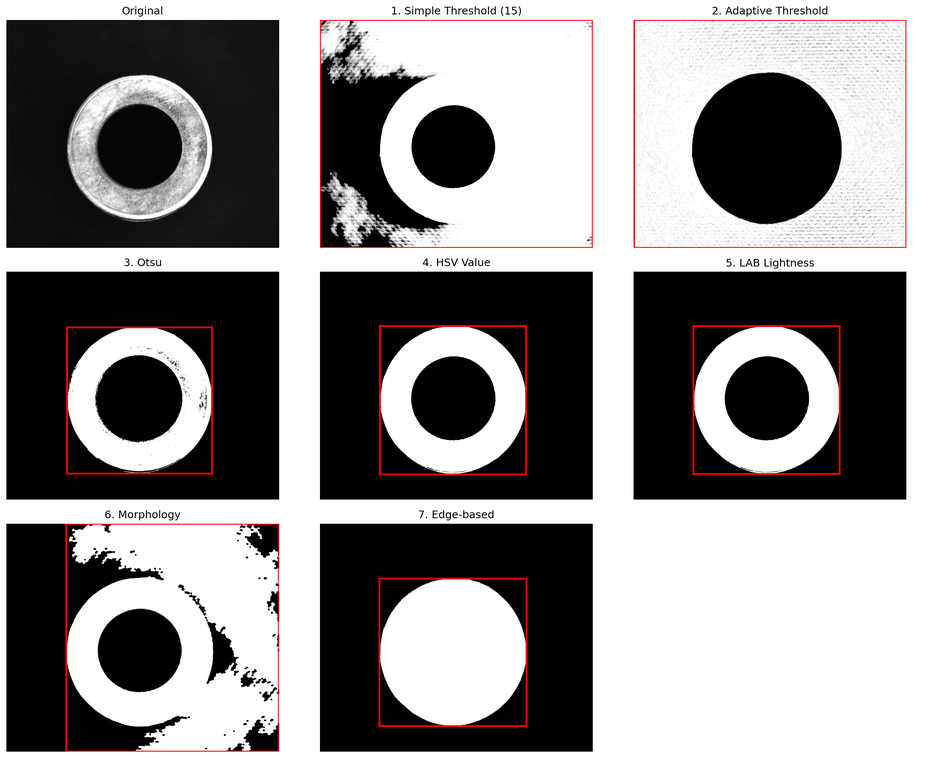
#> input picture oring_detection_test_Image_20260130155645509.png, 931 x 758 px, shrunk from 2191 x 1783 before the run
$ python -i unroll_oring.py   (imports and definitions only)
#> lines starting #> are read from the running program, lines starting #| are printed output that depends on the picture; after the words box and inside, x2 and y2 are one past the last pixel; in counts of white or black regions, pixels touching at a corner belong together
"""
O-Ring Unrolling — Convert circular O-ring images to linear strips.

Reads full-resolution (2448×2048) or binned O-ring images, detects the
annular ring via background subtraction, fits inner/outer circles, and
uses OpenCV polar warp to produce a rectangular strip:

    width  = circumference at mean radius  (≈ 2π × mean_r)
    height = ring wall thickness + padding

The strip is saved as a PNG alongside a JSON metadata file that records
the transformation parameters so coordinates can be mapped back.

Folders processed (from Original Data/):
    good, notok, notok2, model1good, model1defect, model1defect2

Usage:
    python unroll_oring.py                       # process all
    python unroll_oring.py --folders good notok   # selective

Author: GitHub Copilot
Date: February 17, 2026
"""

import cv2
import numpy as np
import os
import json
import math
import argparse
from pathlib import Path
from typing import Optional, Tuple, Dict


# ═══════════════════════════════════════════════════════════════════════════
#  Configuration
# ═══════════════════════════════════════════════════════════════════════════

SOURCE_ROOT = Path(r"F:\standard elastomers\Original Data")
OUTPUT_ROOT = Path(r"F:\standard elastomers\oring_linear_patches")

FOLDERS = ["good", "notok", "notok2", "model1good", "model1defect", "model1defect2"]

# Extra pixels above/below the ring wall to include in the strip
RADIAL_PADDING = 20


# ═══════════════════════════════════════════════════════════════════════════
#  O-Ring detection helpers (adapted from rework/inspection_gui.py)
# ═══════════════════════════════════════════════════════════════════════════

def _largest_component(binary: np.ndarray) -> np.ndarray:
    n, labels, stats, _ = cv2.connectedComponentsWithStats(binary, 8)
    if n <= 1:
        return binary
    best = 1 + int(np.argmax(stats[1:, cv2.CC_STAT_AREA]))
    out = np.zeros_like(binary)
    out[labels == best] = 255
    return out


def auto_bg_value(image: np.ndarray, margin: int = 80) -> int:
    """Estimate background intensity from the four image corners."""
    gray = cv2.cvtColor(image, cv2.COLOR_BGR2GRAY)
    h, w = gray.shape
    corners = np.concatenate([
        gray[:margin, :margin].ravel(),
        gray[:margin, w - margin:].ravel(),
        gray[h - margin:, :margin].ravel(),
        gray[h - margin:, w - margin:].ravel(),
    ])
    return int(np.median(corners))


def build_mask(image: np.ndarray, bg_value: int = 20, threshold: int = 30) -> np.ndarray:
    """Background subtraction → binary mask of the o-ring."""
    gray = cv2.cvtColor(image, cv2.COLOR_BGR2GRAY)
    diff = cv2.absdiff(gray, np.full_like(gray, bg_value))
    _, binary = cv2.threshold(diff, threshold, 255, cv2.THRESH_BINARY)

    if np.mean(binary == 255) > 0.75:
        binary = cv2.bitwise_not(binary)

    k = cv2.getStructuringElement(cv2.MORPH_ELLIPSE, (7, 7))
    binary = cv2.morphologyEx(binary, cv2.MORPH_CLOSE, k, iterations=2)
    binary = cv2.morphologyEx(binary, cv2.MORPH_OPEN, k, iterations=1)
    return _largest_component(binary)


def find_contours(mask: np.ndarray):
    """Return (outer, inner) contours of the ring, or (None, None)."""
    contours, hierarchy = cv2.findContours(
        mask, cv2.RETR_CCOMP, cv2.CHAIN_APPROX_SIMPLE)
    if not contours or hierarchy is None:
        return None, None

    areas = [cv2.contourArea(c) for c in contours]
    outer_idx = int(np.argmax(areas))
    outer = contours[outer_idx]

    inner = None
    for i, h in enumerate(hierarchy[0]):
        if h[3] == outer_idx:
            if inner is None or cv2.contourArea(contours[i]) > cv2.contourArea(inner):
                inner = contours[i]
    return outer, inner


# ═══════════════════════════════════════════════════════════════════════════
#  Unrolling
# ═══════════════════════════════════════════════════════════════════════════

def detect_ring_geometry(image: np.ndarray) -> Optional[Dict]:
    """
    Detect the O-ring and return geometry dict:
        center_x, center_y, inner_radius, outer_radius
    Returns None on failure.
    """
    bg = auto_bg_value(image)
    mask = build_mask(image, bg_value=bg, threshold=30)
    outer, inner = find_contours(mask)

    if outer is None or inner is None:
        # Fallback: try Otsu on grayscale
        gray = cv2.cvtColor(image, cv2.COLOR_BGR2GRAY)
        _, binary = cv2.threshold(gray, 0, 255, cv2.THRESH_BINARY + cv2.THRESH_OTSU)
        binary = _largest_component(binary)
        outer, inner = find_contours(binary)
        if outer is None or inner is None:
            return None

    (ox, oy), orad = cv2.minEnclosingCircle(outer)
    (ix, iy), irad = cv2.minEnclosingCircle(inner)

    # Use midpoint of outer and inner centers as ring center
    cx = (ox + ix) / 2.0
    cy = (oy + iy) / 2.0

    return {
        "center_x": float(cx),
        "center_y": float(cy),
        "inner_radius": float(irad),
        "outer_radius": float(orad),
        "outer_center": (float(ox), float(oy)),
        "inner_center": (float(ix), float(iy)),
    }


def unroll_oring(image: np.ndarray,
                 cx: float, cy: float,
                 r_inner: float, r_outer: float,
                 radial_padding: int = RADIAL_PADDING,
                 angular_samples: int = 0) -> Tuple[np.ndarray, Dict]:
    """
    Convert the annular O-ring region into a rectangular strip using
    polar-to-Cartesian mapping.

    Parameters
    ----------
    image        : BGR input image
    cx, cy       : ring center
    r_inner      : inner radius in pixels
    r_outer      : outer radius in pixels
    radial_padding : extra pixels to include above/below ring walls
    angular_samples: width of output strip (0 = auto ≈ 2π × mean_r)

    Returns
    -------
    strip        : the unrolled strip (height = wall + 2*padding, width = angular_samples)
    meta         : dict with transformation parameters
    """
    r_min = max(0, r_inner - radial_padding)
    r_max = r_outer + radial_padding

    # Auto-compute angular samples if not specified
    mean_r = (r_inner + r_outer) / 2.0
    if angular_samples <= 0:
        angular_samples = int(round(2 * math.pi * mean_r))

    strip_height = int(round(r_max - r_min))
    strip_width = angular_samples

    # Build inverse map: for every (x, y) in strip, compute source (sx, sy)
    # x-axis → angle (0..2π), y-axis → radius (r_min..r_max)
    angles = np.linspace(0, 2 * math.pi, strip_width, endpoint=False).astype(np.float32)
    radii = np.linspace(r_min, r_max, strip_height, endpoint=True).astype(np.float32)

    # Create meshgrid: angle_map[y,x] = angle, radius_map[y,x] = radius
    angle_map, radius_map = np.meshgrid(angles, radii)

    # Convert polar → Cartesian  (source pixel locations)
    map_x = (cx + radius_map * np.cos(angle_map)).astype(np.float32)
    map_y = (cy + radius_map * np.sin(angle_map)).astype(np.float32)

    # Remap
    strip = cv2.remap(image, map_x, map_y, cv2.INTER_LINEAR, borderMode=cv2.BORDER_CONSTANT)

    meta = {
        "center_x": float(cx),
        "center_y": float(cy),
        "inner_radius": float(r_inner),
        "outer_radius": float(r_outer),
        "r_min": float(r_min),
        "r_max": float(r_max),
        "radial_padding": radial_padding,
        "strip_width": strip_width,
        "strip_height": strip_height,
        "angular_samples": angular_samples,
        "angle_start": 0.0,
        "angle_end": 2 * math.pi,
    }
    return strip, meta


# ═══════════════════════════════════════════════════════════════════════════
#  Batch processing
# ═══════════════════════════════════════════════════════════════════════════

def process_image(image_path: Path, output_folder: Path,
                  radial_padding: int = RADIAL_PADDING) -> Optional[Dict]:
    """Process a single image: detect → unroll → save strip + metadata JSON."""
#> called with output_folder = 'out.png', radial_padding = 20
    img = cv2.imread(str(image_path))
#> img is the input picture: shape (758, 931, 3); mean B, G, R 139.6, 139.6, 142.1
    if img is None:
        print(f"  ✗ Failed to load: {image_path.name}")
        return None

    geom = detect_ring_geometry(img)
#> in auto_bg_value, `gray = cv2.cvtColor(image, cv2.COLOR_BGR2GRAY)`:
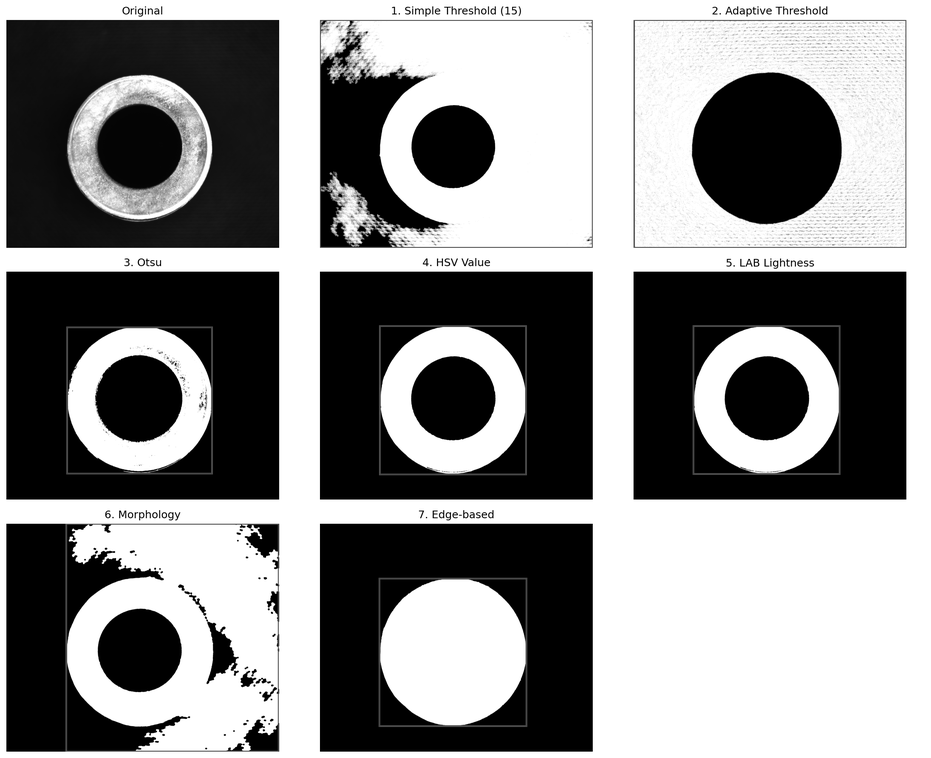
#> gray: shape (758, 931); min 0, max 255, mean 140.3
#> in detect_ring_geometry, `bg = auto_bg_value(image)`: bg = 253
#> in build_mask, `diff = cv2.absdiff(gray, np.full_like(gray, bg_value))`:
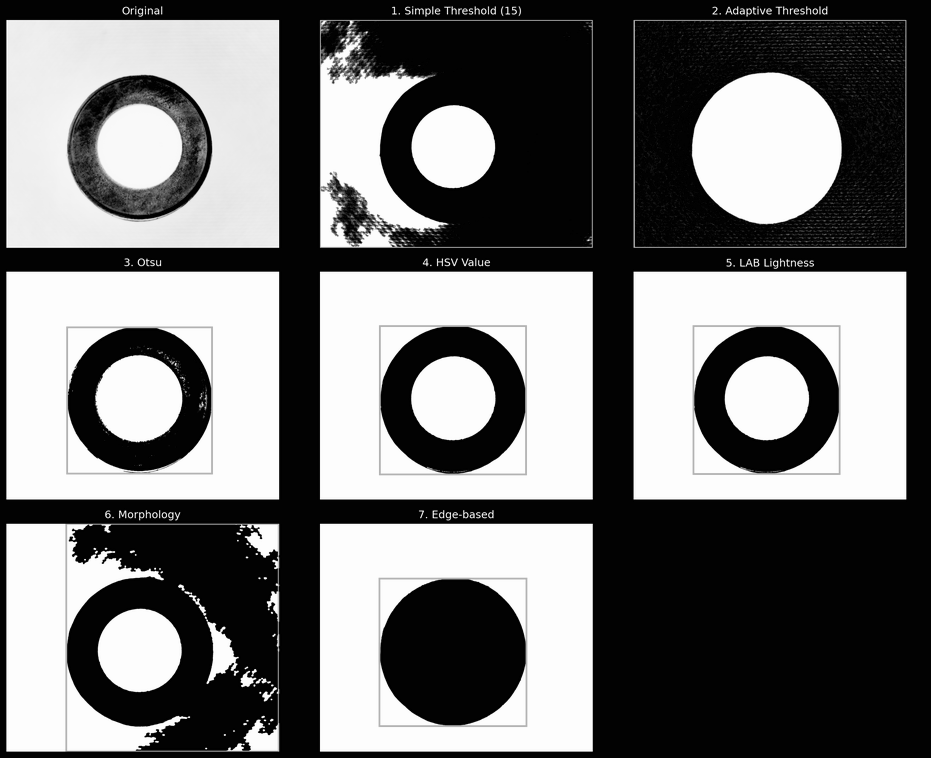
#> diff: shape (758, 931); min 0, max 253, mean 114.5
#> in build_mask, `_, binary = cv2.threshold(diff, threshold, 255, cv2.THRESH_BINARY)`:
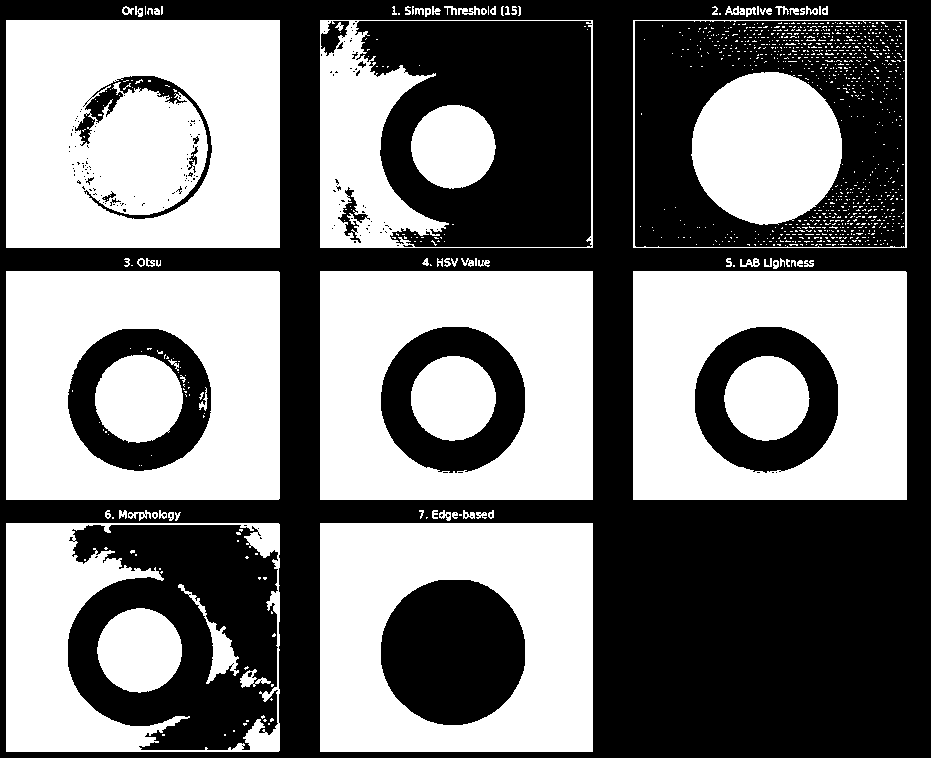
#> binary: shape (758, 931); 48% white; 1105 white regions (1026 under 20 px), largest, box (x1, y1, x2, y2) and area: (6, 20, 280, 248) 59279, (6, 271, 280, 500) 46591, (633, 271, 907, 500) 46192
#> in build_mask, `binary = cv2.morphologyEx(binary, cv2.MORPH_CLOSE, k, iterations=2)`: binary: shape (758, 931); 53.6% white; 25 black regions, largest, box (x1, y1, x2, y2) and area: (0, 0, 931, 758) 182859, (365, 21, 591, 247) 38248, (68, 525, 277, 750) 29797
#> in build_mask, `binary = cv2.morphologyEx(binary, cv2.MORPH_OPEN, k, iterations=1)`: binary: shape (758, 931); 53.1% white; 11 black regions, largest, box (x1, y1, x2, y2) and area: (0, 0, 931, 758) 279813, (381, 580, 525, 725) 16648, (381, 327, 525, 472) 10924
#> in _largest_component, `n, labels, stats, _ = cv2.connectedComponentsWithStats(binary, 8)`:
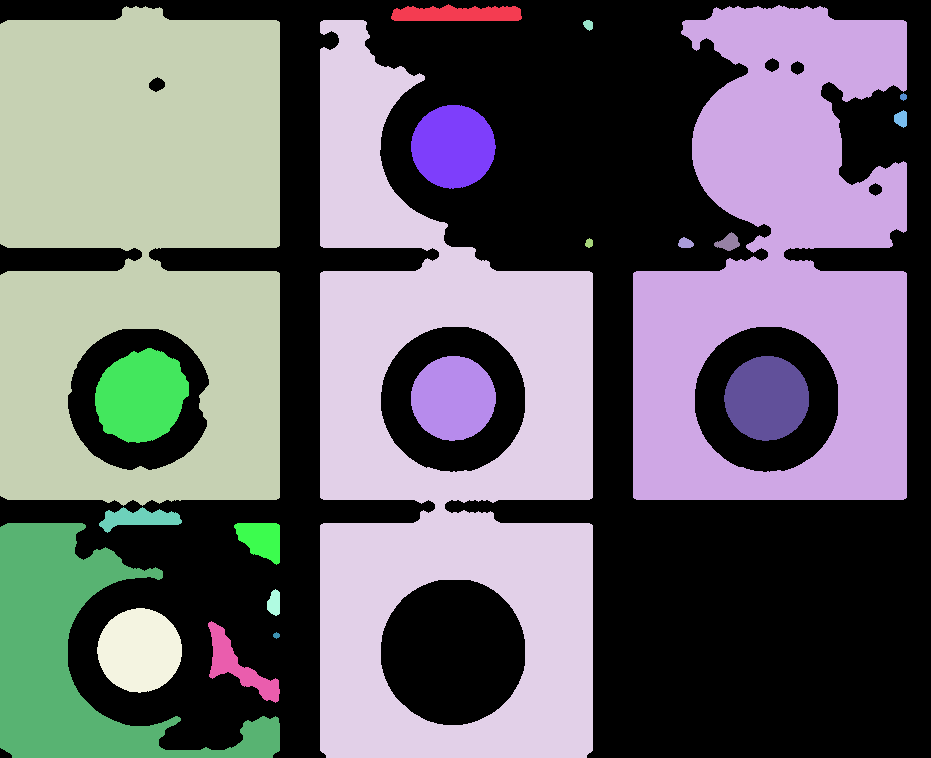
#> labels: shape (758, 931) int32; 22 distinct labels, from 0 to 21; one colour per label, 0 black
#> in _largest_component, `n, labels, stats, _ = cv2.connectedComponentsWithStats(binary, 8)`: n = 22; stats = 22 rows, first 6: [0, 0, 931, 758, 331037], [391, 4, 131, 17, 1752], [633, 5, 274, 495, 86747], [0, 6, 280, 500, 113223], [320, 20, 273, 738, 112886], [583, 20, 10, 11, 81]
#> in _largest_component, `best = 1 + int(np.argmax(stats[1:, cv2.CC_STAT_AREA]))`: best = 3
#> in build_mask, `return _largest_component(binary)`:
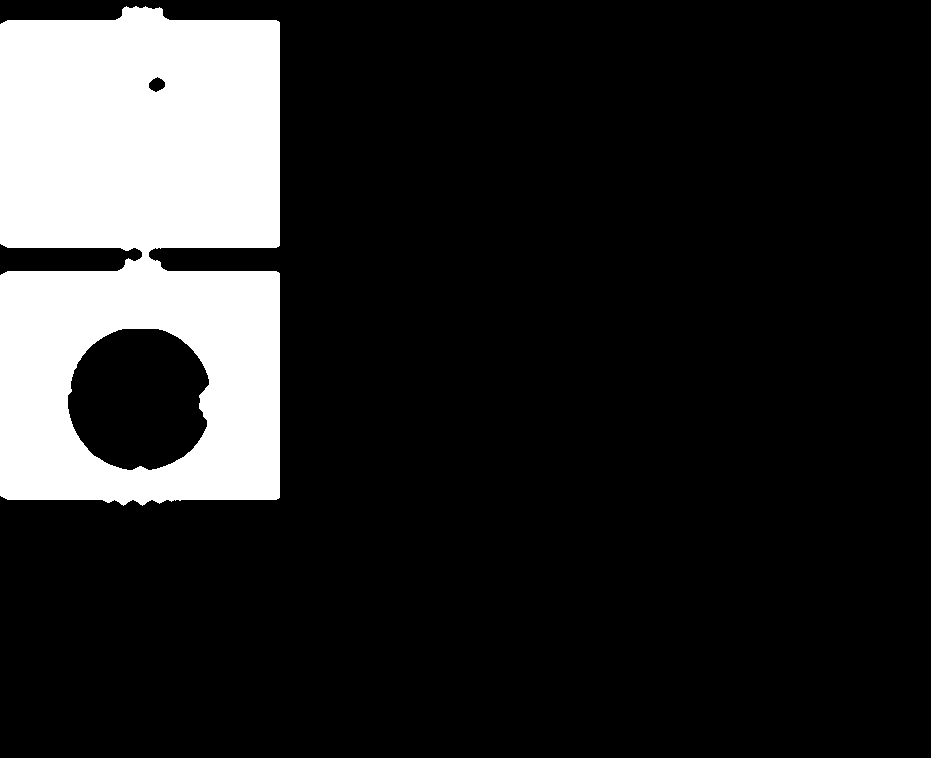
#> returned value: shape (758, 931); 16% white; 1 white region
#> in find_contours, `contours, hierarchy = cv2.findContours( mask, cv2.RETR_CCOMP, cv2.CHAI..`: contours = 3 contours; box (x1, y1, x2, y2) and area: (0, 6, 280, 506) 128142, (67, 328, 210, 471) 15970, (148, 76, 166, 93) 184
#> in find_contours, `areas = [cv2.contourArea(c) for c in contours]`: areas = [128142.5, 15970, 184]
#> in find_contours, `outer_idx = int(np.argmax(areas))`: outer_idx = 0
#> in find_contours, `outer = contours[outer_idx]`: outer = contour of 230 points, box (x1, y1, x2, y2) (0, 6, 280, 506), area 128142
#> the loop in find_contours, `for i, h in enumerate(hierarchy[0]):` made 3 passes
#> h on passes 1 to 3: [-1, -1, 1, -1], [2, -1, -1, 0], [-1, 1, -1, 0]
#> after the loop in find_contours, `for i, h in enumerate(hierarchy[0]):`: inner = contour of 210 points, box (x1, y1, x2, y2) (67, 328, 210, 471), area 15970
#> in detect_ring_geometry, `(ox, oy), orad = cv2.minEnclosingCircle(outer)`: ox = 141.2; oy = 259.5; orad = 274.9
#> in detect_ring_geometry, `(ix, iy), irad = cv2.minEnclosingCircle(inner)`: ix = 139.2; iy = 398.5; irad = 73.17
#> in detect_ring_geometry, `cx = (ox + ix) / 2.0`: cx = 140.2
#> in detect_ring_geometry, `cy = (oy + iy) / 2.0`: cy = 329
#> geom = {'center_x': 140.2, 'center_y': 329, 'inner_radius': 73.17, 'outer_radius': 274.9, 'outer_center': (141.2, 259.5), 'inner_center': (139.2, 398.5)}
    if geom is None:
        print(f"  ✗ Could not detect O-ring: {image_path.name}")
        return None

    strip, meta = unroll_oring(
        img,
        geom["center_x"], geom["center_y"],
        geom["inner_radius"], geom["outer_radius"],
        radial_padding=radial_padding,
    )
#> in unroll_oring, `strip = cv2.remap(image, map_x, map_y, cv2.INTER_LINEAR, borderMode=cv..`:
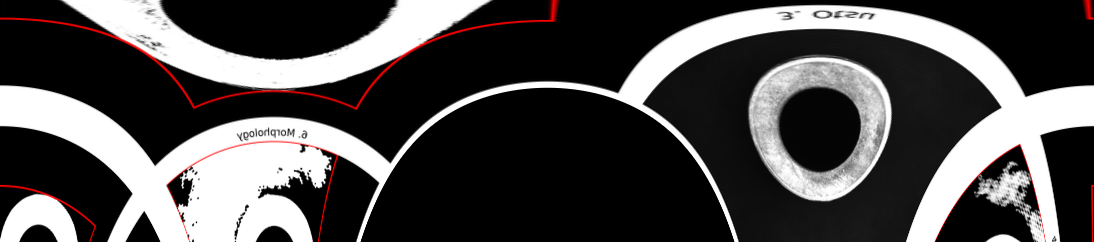
#> strip: shape (242, 1094, 3); mean B, G, R 76.7, 76.7, 78.8
#> meta = 12 items

    # Save strip as PNG
#> (the run stopped early here; a loop or call above may not have finished)
